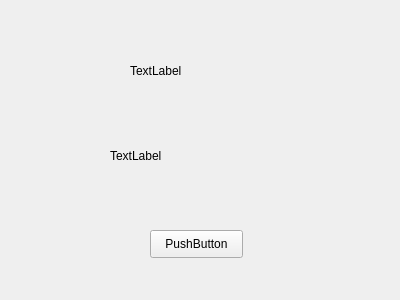
<?xml version="1.0" encoding="UTF-8"?>
<ui version="4.0">
 <class>Mark</class>
 <widget class="QWidget" name="Mark">
  <property name="geometry">
   <rect>
    <x>0</x>
    <y>0</y>
    <width>400</width>
    <height>300</height>
   </rect>
  </property>
  <property name="windowTitle">
   <string>Form</string>
  </property>
  <widget class="QPushButton" name="pushButton">
   <property name="geometry">
    <rect>
     <x>150</x>
     <y>230</y>
     <width>93</width>
     <height>28</height>
    </rect>
   </property>
   <property name="text">
    <string>PushButton</string>
   </property>
  </widget>
  <widget class="QLabel" name="label">
   <property name="geometry">
    <rect>
     <x>130</x>
     <y>20</y>
     <width>131</width>
     <height>101</height>
    </rect>
   </property>
   <property name="text">
    <string>TextLabel</string>
   </property>
  </widget>
  <widget class="QLabel" name="label_2">
   <property name="geometry">
    <rect>
     <x>110</x>
     <y>140</y>
     <width>191</width>
     <height>31</height>
    </rect>
   </property>
   <property name="text">
    <string>TextLabel</string>
   </property>
  </widget>
 </widget>
 <resources/>
 <connections/>
</ui>
